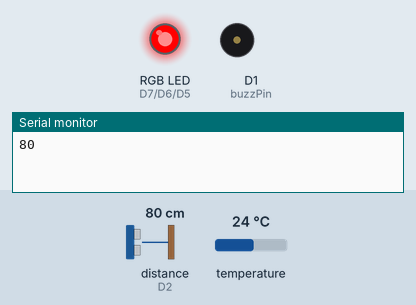
The sketch below on a simulated ESP8266 (NodeMCU). On the bench: an RGB LED mixed from three pins (HIGH = lit), buzzer (waves = sounding, pin HIGH), the last lines printed to the serial monitor. Wiring (inferred from the names in the program): ultrasonic range finder: trigger D3; echo D2. The test bench sets the inputs (shaded band); at power-on: distance to the obstacle (sensor on D2) 80 cm, temperature 24 °C. The echo pulse lasts 58.3 µs per cm; pins used as bus, display or sensor lines are not drawn.

Above: at 0.1 s.
At 8.0 s:
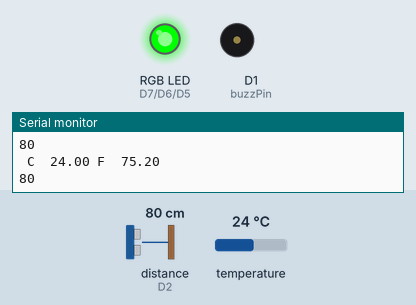
At 16.8 s:
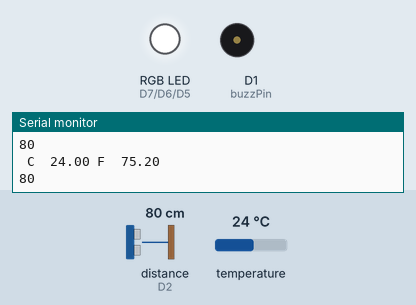
At 29.4 s:
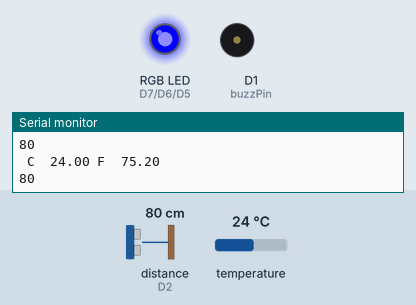
At 38.3 s:
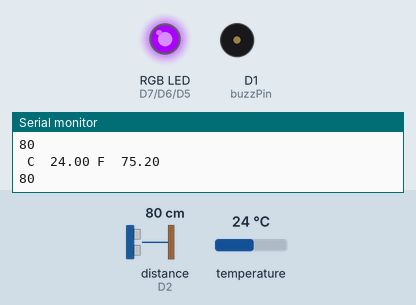
Timing chart, 0 to 39.8 s (numbered marks = the images above):
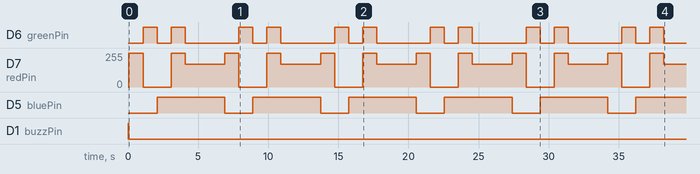

Measured:
- by itself, D6 (greenPin): repeats every 6.8 s: LOW 1.0 s, HIGH 1.0 s, LOW 3.8 s, HIGH 1.0 s
- by itself, D7 (redPin): repeats every 6.8 s: 0/255 2.0 s, 255/255 1.0 s, 170/255 2.8 s, 255/255 1.0 s
- by itself, D5 (bluePin): alternates HIGH for 4.8 s and LOW for 2.0 s
- by itself, D1 (buzzPin): LOW → HIGH at 0.02 s, → LOW 0.05 s later

The sketch:

sbottle.ino
```cpp
#include <OneWire.h>
#include <DallasTemperature.h>
// Define pins for ultrasonic and buzzer
int const trigPin = D3;
int const echoPin = D2;
int const buzzPin = D1;
int redPin= D7;
int greenPin = D6;
int bluePin = D5;
int buzz_one=0;

//temprature

int ONE_WIRE_BUS = D8;
OneWire oneWire(ONE_WIRE_BUS);
DallasTemperature sensors(&oneWire);
float Celcius=0;
float Fahrenheit=0;

void setup() {
  Serial.begin(9600);

  pinMode(trigPin, OUTPUT); // trig pin will have pulses output
  pinMode(echoPin, INPUT); // echo pin should be input to get pulse width
  pinMode(buzzPin, OUTPUT); // buzz pin is output to control buzzering  // put your setup code here, to run once:

  pinMode(redPin, OUTPUT);
  pinMode(greenPin, OUTPUT);
  pinMode(bluePin, OUTPUT);
  //temprature
    sensors.begin();
}

void loop() {
  // put your main code here, to run repeatedly:
  int duration, distance;
// Output pulse with 1ms width on trigPin
  digitalWrite(trigPin, HIGH);
  delay(1);
  digitalWrite(trigPin, LOW);
  // Measure the pulse input in echo pin
  duration = pulseIn(echoPin, HIGH);
  // Distance is half the duration devided by 29.1 (from datasheet)
  distance = (duration/2) / 29.1;
      Serial.println(distance);                  // print sensor output 1 - this is also the value you can use to use this in other projects
     if (distance > 17 && buzz_one==0) {
      // Buzz
      digitalWrite(buzzPin, HIGH);
      digitalWrite(buzzPin, HIGH);
      digitalWrite(buzzPin, HIGH);
      delay(50);
      digitalWrite(buzzPin, LOW);
      buzz_one=1;
    } else if(distance < 17){
      // Don't buzz
      digitalWrite(buzzPin, LOW);
      buzz_one=0;
    }
     /**RGB led**/
    setColor(255, 0, 0); // Red Color
    delay(1000);
    setColor(0, 255, 0); // Green Color
    delay(1000);
    setColor(0, 0, 255); // Blue Color
    delay(1000);
    setColor(255, 255, 255); // White Color
    delay(1000);
    setColor(170, 0, 255); // Purple Color
    delay(1000);

    // Waiting 60 ms won't hurt any one
    delay(60);

    //temprature
  sensors.requestTemperatures();
  Celcius=sensors.getTempCByIndex(0);
  Fahrenheit=sensors.toFahrenheit(Celcius);
  Serial.print(" C  ");
  Serial.print(Celcius);
  Serial.print(" F  ");
  Serial.println(Fahrenheit);
  delay(1000);
}

void setColor(int redValue, int greenValue, int blueValue) {
  analogWrite(redPin, redValue);
  analogWrite(greenPin, greenValue);
  analogWrite(bluePin, blueValue);
}
```
